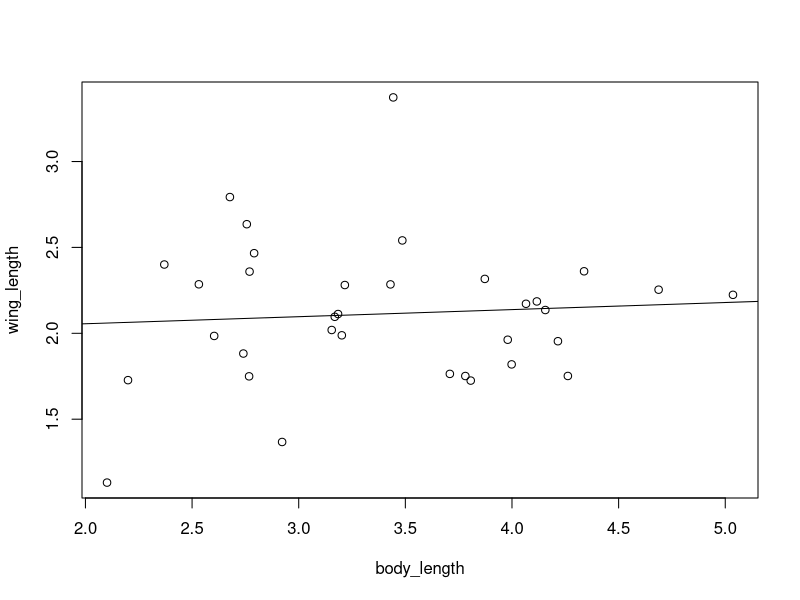

This chart was generated by the following R code:
# Homework_8
# ZMP
# 3/29/23

# Sample data and summary

morph<-read.csv("Morphometric_Analysis.csv")
summary(morph)
mean_body <- mean(morph$Total_Body_Length, na.rm=TRUE)
mean_wing <- mean(morph$Right_Wing_Length, na.rm=TRUE)
sd_body<-sd(morph$Total_Body_Length, na.rm=TRUE)
sd_wing<-sd(morph$Right_Wing_Length, na.rm=TRUE)
n=34
body_length <- rnorm(n, mean=mean_body, sd=sd_body)
wing_length <- rnorm(n, mean=mean_wing, sd=sd_wing)

df<-data.frame(body_length, wing_length)

# Plot data set

plot(df)
linear_reg<-lm(wing_length ~ body_length, data=df) 
linear_reg
abline(linear_reg)


